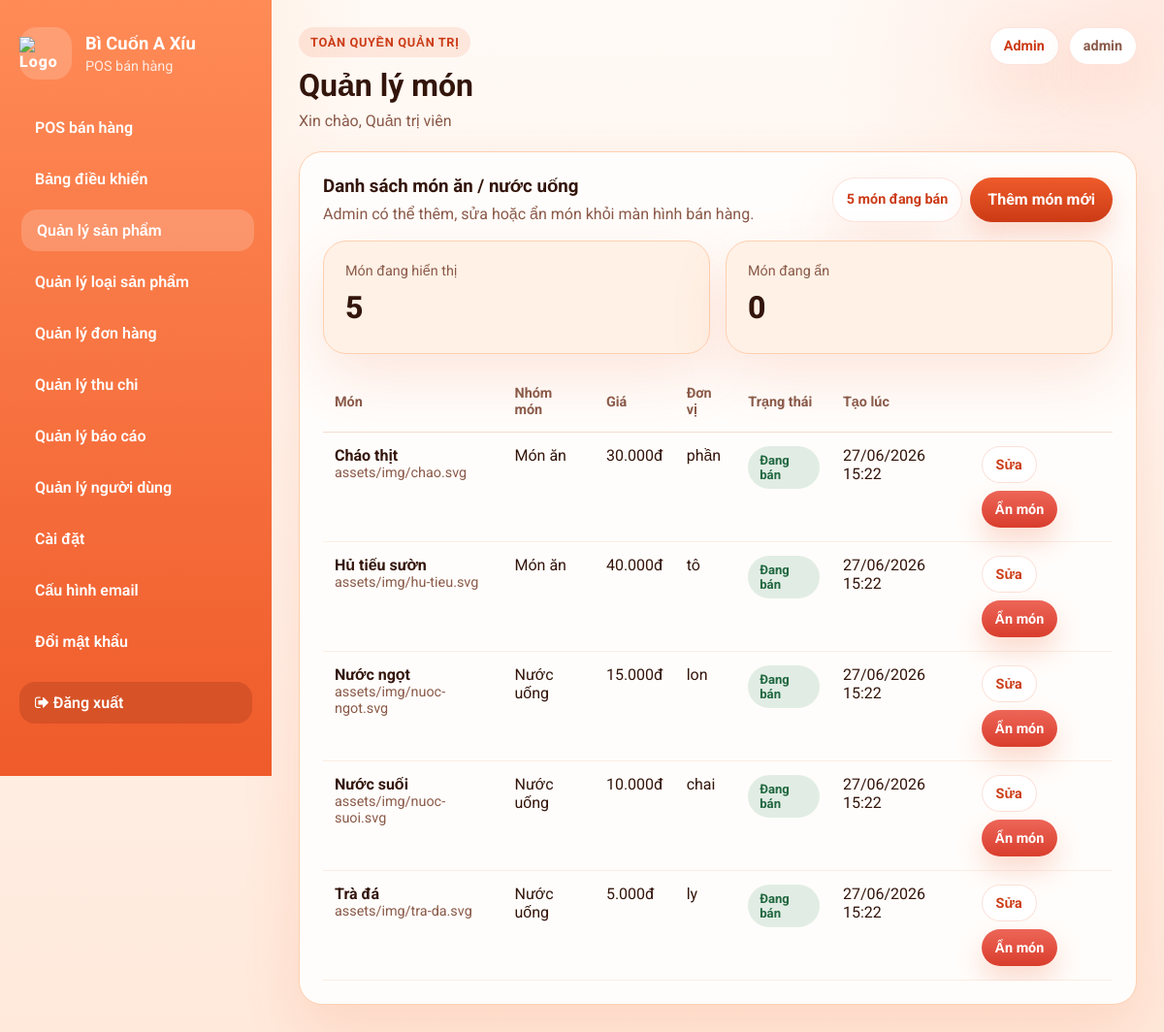
/admin/products.php (signed in), run on the app's committed database.
### tables this page shows
CREATE TABLE products (
  id INT AUTO_INCREMENT PRIMARY KEY,
  category_id INT NOT NULL,
  name VARCHAR(150) NOT NULL,
  price INT NOT NULL DEFAULT 0,
  unit VARCHAR(30) NOT NULL DEFAULT 'phần',
  image_url VARCHAR(255) DEFAULT NULL,
  is_active TINYINT(1) NOT NULL DEFAULT 1,
  created_at TIMESTAMP DEFAULT CURRENT_TIMESTAMP,
  FOREIGN KEY (category_id) REFERENCES categories(id) ON DELETE CASCADE
);

CREATE TABLE categories (
  id INT AUTO_INCREMENT PRIMARY KEY,
  name VARCHAR(100) NOT NULL,
  slug VARCHAR(100) NOT NULL UNIQUE,
  sort_order INT DEFAULT 0
);

### admin/config.php (called while the page is built, shortened)
<?php
require_once __DIR__ . '/../config/db.php';
require_once __DIR__ . '/../config/helpers.php';
function adminH($value)
{
    if (function_exists('h')) {
        return h($value);
    }
    return htmlspecialchars((string) $value, ENT_QUOTES, 'UTF-8');
}
function adminPrepare($sql)
{
    global $conn;
    $stmt = $conn->prepare($sql);
    return $stmt;
}

### admin/helpers.php (called while the page is built, shortened)
<?php
function admin_bind_and_execute($stmt, $types = '', array $params = [])
{
    if (!$stmt->execute()) {
        adminAbort('Lỗi truy vấn cơ sở dữ liệu: ' . $stmt->error, 500);
    }
    return $stmt;
}
function admin_fetch_all($sql, $types = '', array $params = [])
{
    $stmt = adminPrepare($sql);
    admin_bind_and_execute($stmt, $types, $params);
    $result = $stmt->get_result();
    $rows = $result ? $result->fetch_all(MYSQLI_ASSOC) : [];
    return $rows;
}
function admin_fetch_one($sql, $types = '', array $params = [])
{
    $rows = admin_fetch_all($sql, $types, $params);
    return $rows[0] ?? null;
}
function admin_scalar($sql, $types = '', array $params = [], $default = 0)
{
    $row = admin_fetch_one($sql, $types, $params);
    $values = array_values($row);
    return $values[0] ?? $default;
}
function admin_money($amount)
{
    return number_format((float) $amount, 0, ',', '.') . 'đ';
}
function admin_datetime($datetime)
{
    return date('d/m/Y H:i', strtotime($datetime));
}

### config/helpers.php (called while the page is built, shortened)
<?php
function h($s)
{
    return htmlspecialchars((string) $s, ENT_QUOTES, 'UTF-8');
}

### admin/products.php (the view, shortened to what this page needs)
<?php
require_once __DIR__ . '/config.php';
require_once __DIR__ . '/helpers.php';
$products = admin_fetch_all(
    'SELECT p.*, c.name AS category_name
     FROM products p
     INNER JOIN categories c ON c.id = p.category_id
     ORDER BY p.is_active DESC, c.sort_order, p.id DESC'
);
$activeCount = admin_scalar('SELECT COUNT(*) FROM products WHERE is_active = 1');
$inactiveCount = admin_scalar('SELECT COUNT(*) FROM products WHERE is_active = 0');
include __DIR__ . '/layout/header.php';
?>
<div class="panel">
    <div class="panel-header">
        <div>
            <h3>Danh sách món ăn / nước uống</h3>
            <div class="helper-text">Admin có thể thêm, sửa hoặc ẩn món khỏi màn hình bán hàng.</div>
        </div>
        <div class="actions">
            <span class="meta-pill"><?= (int) $activeCount ?> món đang bán</span>
            <a class="button" href="product_form.php">Thêm món mới</a>
        </div>
    </div>
    <div class="info-grid" style="margin-bottom:18px;">
        <div class="card soft">
            <div class="stat-label">Món đang hiển thị</div>
            <div class="big-number"><?= (int) $activeCount ?></div>
        </div>
        <div class="card soft">
            <div class="stat-label">Món đang ẩn</div>
            <div class="big-number"><?= (int) $inactiveCount ?></div>
        </div>
    </div>
    <div class="table-wrap">
        <table>
            <thead>
                <tr>
                    <th>Món</th>
                    <th>Nhóm món</th>
                    <th>Giá</th>
                    <th>Đơn vị</th>
                    <th>Trạng thái</th>
                    <th>Tạo lúc</th>
                    <th></th>
                </tr>
            </thead>
            <tbody>
                <?php foreach ($products as $product): ?>
                    <tr>
                        <td>
                            <strong><?= adminH($product['name']) ?></strong>
                            <div class="product-meta"><?= adminH($product['image_url']) ?></div>
                        </td>
                        <td><?= adminH($product['category_name']) ?></td>
                        <td><?= admin_money($product['price']) ?></td>
                        <td><?= adminH($product['unit'] ?: 'phần') ?></td>
                        <td>
                            <span class="badge <?= (int) $product['is_active'] === 1 ? 'success' : 'warning' ?>">
                                <?= (int) $product['is_active'] === 1 ? 'Đang bán' : 'Đã ẩn' ?>
                            </span>
                        </td>
                        <td><?= adminH(admin_datetime($product['created_at'] ?? null)) ?></td>
                        <td>
                            <div class="actions">
                                <a class="button light small" href="product_form.php?id=<?= (int) $product['id'] ?>">Sửa</a>
                                <?php if ((int) $product['is_active'] === 1): ?>
                                    <a class="button danger small" href="products.php?delete=<?= (int) $product['id'] ?>" data-confirm="Ẩn món này khỏi màn hình POS?">Ẩn món</a>
                                <?php endif; ?>
                            </div>
                        </td>
                    </tr>
                <?php endforeach; ?>
            </tbody>
        </table>
    </div>
</div>
<?php include __DIR__ . '/layout/footer.php'; ?>

### admin/assets/admin.css (style rules this page uses)
:root { --bg: #fff8f3; --surface: #fffdfb; --surface-soft: #fff1e6; --surface-strong: #ffe0c8; --border: #ffd0b0; --text: #33150b; --muted: #8a5a49; --primary: #ef5b2a; --primary-dark: #cb3b16; --accent: #ff915f; --danger: #d93d2c; --success: #2f8c55; --shadow: 0 24px 60px rgba(239, 91, 42, 0.14); }
* { box-sizing: border-box; }
html { font-size: 16px; }
body { margin: 0; color: var(--text); font-family: 'Roboto', sans-serif; background: radial-gradient(circle at top left, rgba(255, 180, 126, 0.34), transparent 24%), radial-gradient(circle at top right, rgba(255, 104, 61, 0.12), transparent 22%), linear-gradient(180deg, #fffaf6 0%, #ffe9db 100%); }
a { color: inherit; }
.helper-text { margin-top: 8px; color: var(--muted); }
.meta-pill { display: inline-flex; align-items: center; padding: 10px 14px; border-radius: 999px; background: #fff; color: var(--primary-dark); border: 1px solid rgba(239, 91, 42, 0.16); box-shadow: var(--shadow); font-size: 0.9rem; font-weight: 700; }
.panel, .card { background: var(--surface); border: 1px solid var(--border); border-radius: 24px; box-shadow: var(--shadow); }
.panel { padding: 24px; }
.card { padding: 22px; }
.card.soft { background: var(--surface-soft); }
.panel-header, .section-head { display: flex; justify-content: space-between; gap: 12px; align-items: center; margin-bottom: 18px; }
.panel-header h2, .panel-header h3, .section-head h3, .section-head h4, .card h2, .card h3, .card h4 { margin: 0; }
.button { appearance: none; border: none; display: inline-flex; align-items: center; justify-content: center; gap: 8px; min-height: 46px; padding: 12px 18px; border-radius: 999px; background: linear-gradient(180deg, var(--primary) 0%, var(--primary-dark) 100%); color: #fff; text-decoration: none; font-weight: 700; cursor: pointer; box-shadow: 0 14px 28px rgba(239, 91, 42, 0.22); }
.button.light { background: #fff; color: var(--primary-dark); border: 1px solid rgba(239, 91, 42, 0.18); box-shadow: none; }
.button.danger { background: linear-gradient(180deg, #ed6658 0%, #d93d2c 100%); }
.button.small { min-height: 38px; padding: 8px 14px; font-size: 0.9rem; }
.stats-grid, .dashboard-grid, .report-grid, .info-grid { display: grid; gap: 16px; }
.info-grid { grid-template-columns: repeat(2, minmax(0, 1fr)); }
.stat-label { color: var(--muted); font-size: 0.9rem; }
.big-number { margin: 10px 0 6px; font-size: 2rem; font-weight: 800; }
.table-wrap { overflow-x: auto; }
table { width: 100%; min-width: 760px; border-collapse: collapse; }
thead th { padding: 14px 12px; text-align: left; color: var(--muted); font-size: 0.9rem; border-bottom: 1px solid #f5ddd0; }
tbody td { padding: 14px 12px; border-bottom: 1px solid #fbede4; vertical-align: top; }
.actions { display: flex; flex-wrap: wrap; gap: 8px; }
.badge { display: inline-flex; align-items: center; justify-content: center; padding: 7px 12px; border-radius: 999px; font-size: 0.82rem; font-weight: 700; }
.badge.success { background: rgba(47, 140, 85, 0.14); color: #216740; }
.product-unit, .product-meta { color: var(--muted); font-size: 0.9rem; }

### data on the page
products: name "Cháo thịt", image_url "assets/img/chao.svg", category.name "Món ăn", price "30.000đ", unit "phần", is_active "Đang bán", created_at "27/06/2026 15:22"
products: name "Hủ tiếu sườn", image_url "assets/img/hu-tieu.svg", category.name "Món ăn", price "40.000đ", unit "tô", is_active "Đang bán", created_at "27/06/2026 15:22"
products: name "Nước ngọt", image_url "assets/img/nuoc-ngot.svg", category.name "Nước uống", price "15.000đ", unit "lon", is_active "Đang bán", created_at "27/06/2026 15:22"
products: name "Nước suối", image_url "assets/img/nuoc-suoi.svg", category.name "Nước uống", price "10.000đ", unit "chai", is_active "Đang bán", created_at "27/06/2026 15:22"
products: name "Trà đá", image_url "assets/img/tra-da.svg", category.name "Nước uống", price "5.000đ", unit "ly", is_active "Đang bán", created_at "27/06/2026 15:22"

### other printed values
adminH($item['label']) "POS bán hàng"
adminH($item['label']) "Bảng điều khiển"
adminH($item['label']) "Quản lý sản phẩm"
adminH($item['label']) "Quản lý loại sản phẩm"
adminH($item['label']) "Quản lý đơn hàng"
adminH($item['label']) "Quản lý thu chi"
adminH($item['label']) "Quản lý báo cáo"
adminH($item['label']) "Quản lý người dùng"
adminH($item['label']) "Cài đặt"
adminH($item['label']) "Cấu hình email"
adminH($pageTitle) "Quản lý món"
adminH(adminFullName() ?: adminUserName() ?: 'Nhân viên') "Quản trị viên"
adminH(admin_role_label(adminRole())) "Admin"
adminH(adminUserName()) "admin"
$activeCount "5"
